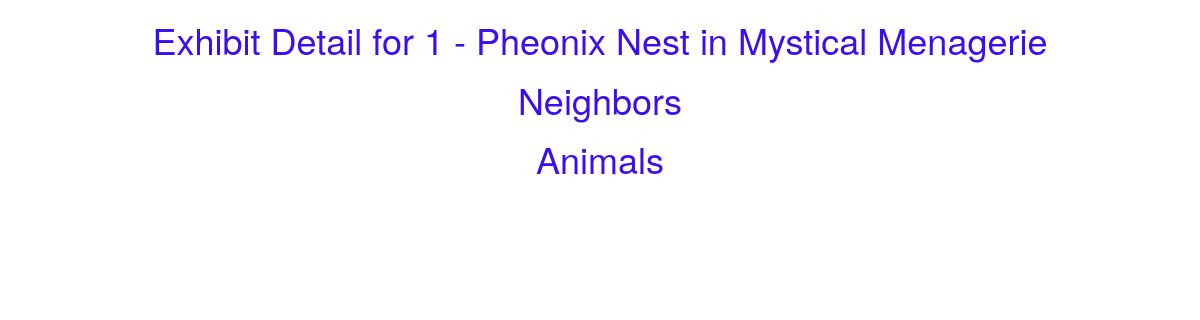
/zoo/exhibit/1, run on an earlier commit of the app's database.
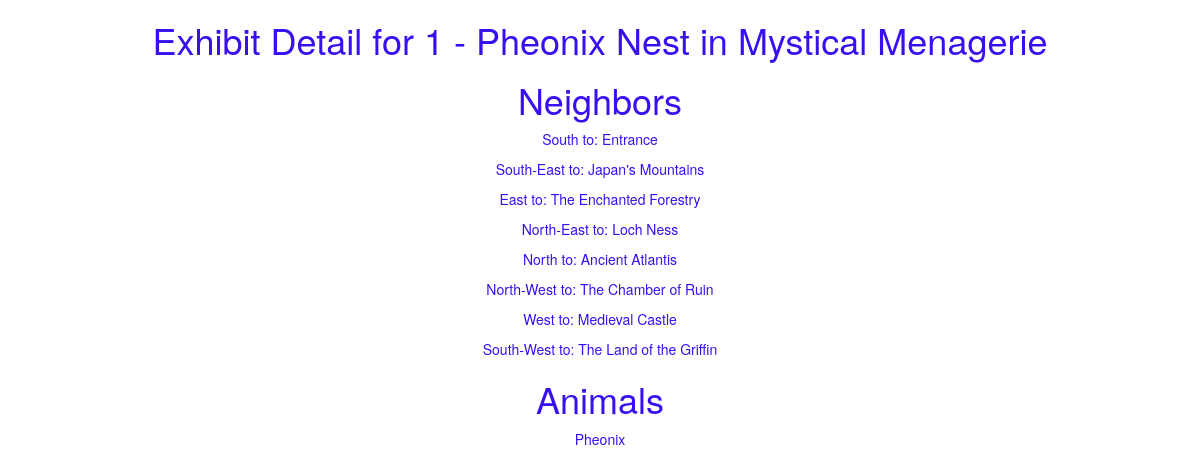
And on a later commit of the database.
### zoo/models.py (models this page shows, shortened)
class Exhibit(models.Model):
	name = models.CharField(max_length=200, help_text="Enter Exhibit Name")
	zoo = models.ForeignKey('Zoo', on_delete=models.SET_NULL, null=True)

class Zoo(models.Model):
	name = models.CharField(max_length=200, help_text="Enter Zoo Name")
	logoFileName = models.CharField(max_length=200, help_text="Enter Logo File Name", null=True)

class ExhibitNeighbor(models.Model):
	fromExhibit = models.ForeignKey('Exhibit', on_delete=models.SET_NULL, null=True, related_name='fromExhibit')
	toExhibit = models.ForeignKey('Exhibit', on_delete=models.SET_NULL, null=True, related_name='toExhibit')
	CARDINAL = (
	    ('n', 'North'),
	    ('s', 'South'),
	    ('e', 'East'),
	    ('w', 'West'),
	    ('nw', 'North West'),
	    ('ne', 'North East'),
	    ('sw', 'South West'),
	    ('se', 'South East'),
	)
	direction = models.CharField(max_length=2, choices=CARDINAL, help_text="Enter Direction", null=True, blank=True)

class Animal(models.Model):
	name = models.CharField(max_length=200, help_text="Enter Animal Name")
	imageFileName = models.CharField(max_length=200, help_text="Enter logo file name", null=True)
	exhibit = models.ForeignKey('Exhibit', on_delete=models.SET_NULL, null=True)
	soundFileName = models.CharField(max_length=200, help_text="Enter sound file name", null=True)
	habitatDescription = models.TextField(max_length=1000, help_text="Enter a description of the Habitat of the animal", null=True)
	dietDescription = models.TextField(max_length=1000, help_text="Enter a description of the Diet of the animal", null=True)
	behaviorDescription = models.TextField(max_length=1000, help_text="Enter a description of the Behavior of the animal", null=True)

### zoo/views.py (the view)
# urls.py: path('exhibit/<int:pk>', views.ExhibitDetailView.as_view(), name='exhibitDetail'),
class ExhibitDetailView(generic.DetailView):
	model = Exhibit

### zoo/templates/zoo/exhibit_detail.html
{% extends "base-generic.html" %}
{% block content %}
<h1>Exhibit Detail for {{ exhibit.id }} - {{ exhibit.name }} in {{ exhibit.zoo.name }}</h1>
<h1>Neighbors</h1>
{% for neighbor in exhibit.fromExhibit.all %}
  <p>{{ neighbor.direction }} to: {{ neighbor.toExhibit.name }}</p>
{% endfor %}
<h1>Animals</h1>
{% for animal in exhibit.animal_set.all %}
  <p>{{ animal.name }}</p>
{% endfor %}
{% endblock %}

### zoo/templates/base-generic.html (shortened to what this page needs)
<!DOCTYPE html>
<html lang="en">
<head>
  <link rel="stylesheet" href="https://maxcdn.bootstrapcdn.com/bootstrap/3.3.7/css/bootstrap.min.css">
  {% load static %}
  <link rel="stylesheet" href="{% static 'css/styles.css' %}">
</head>
<body>
	{% load static %}
	<div class='style'>
		{% block content %}{% endblock %}
	</div>
</body>
</html>

### zoo/static/css/styles.css (style rules this page uses)
.style { color: rgb(57,15,242); text-align: center; }

What changed in the data, as far as the page shows it:
added ExhibitNeighbor: direction "South", toExhibit.name "Entrance"
added ExhibitNeighbor: direction "South-East", toExhibit.name "Japan's Mountains"
added ExhibitNeighbor: direction "East", toExhibit.name "The Enchanted Forestry"
added ExhibitNeighbor: direction "North-East", toExhibit.name "Loch Ness"
added ExhibitNeighbor: direction "North", toExhibit.name "Ancient Atlantis"
added ExhibitNeighbor: direction "North-West", toExhibit.name "The Chamber of Ruin"
added ExhibitNeighbor: direction "West", toExhibit.name "Medieval Castle"
added ExhibitNeighbor: direction "South-West", toExhibit.name "The Land of the Griffin"
added Animal: name "Pheonix"
